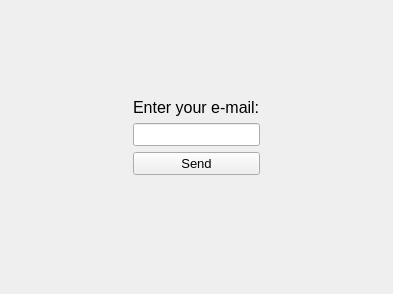
<?xml version="1.0" encoding="UTF-8"?>
<ui version="4.0">
 <class>MainWindow</class>
 <widget class="QMainWindow" name="MainWindow">
  <property name="geometry">
   <rect>
    <x>0</x>
    <y>0</y>
    <width>393</width>
    <height>294</height>
   </rect>
  </property>
  <property name="font">
   <font>
    <family>Microsoft YaHei UI</family>
    <pointsize>10</pointsize>
   </font>
  </property>
  <property name="windowTitle">
   <string>MainWindow</string>
  </property>
  <widget class="QWidget" name="centralwidget">
   <layout class="QGridLayout" name="gridLayout">
    <item row="2" column="2">
     <spacer name="horizontalSpacer_2">
      <property name="orientation">
       <enum>Qt::Horizontal</enum>
      </property>
      <property name="sizeHint" stdset="0">
       <size>
        <width>40</width>
        <height>20</height>
       </size>
      </property>
     </spacer>
    </item>
    <item row="5" column="1">
     <spacer name="verticalSpacer">
      <property name="orientation">
       <enum>Qt::Vertical</enum>
      </property>
      <property name="sizeHint" stdset="0">
       <size>
        <width>20</width>
        <height>40</height>
       </size>
      </property>
     </spacer>
    </item>
    <item row="2" column="1">
     <widget class="QLineEdit" name="Email">
      <property name="font">
       <font>
        <family>Microsoft YaHei UI</family>
        <pointsize>10</pointsize>
       </font>
      </property>
      <property name="text">
       <string/>
      </property>
      <property name="echoMode">
       <enum>QLineEdit::Normal</enum>
      </property>
     </widget>
    </item>
    <item row="3" column="1">
     <widget class="QPushButton" name="Send_Email">
      <property name="font">
       <font>
        <family>Microsoft YaHei UI</family>
        <pointsize>10</pointsize>
       </font>
      </property>
      <property name="text">
       <string>Send</string>
      </property>
     </widget>
    </item>
    <item row="0" column="1">
     <spacer name="verticalSpacer_2">
      <property name="orientation">
       <enum>Qt::Vertical</enum>
      </property>
      <property name="sizeHint" stdset="0">
       <size>
        <width>20</width>
        <height>40</height>
       </size>
      </property>
     </spacer>
    </item>
    <item row="1" column="1">
     <widget class="QLabel" name="label">
      <property name="font">
       <font>
        <family>Microsoft YaHei UI</family>
        <pointsize>12</pointsize>
        <weight>50</weight>
        <bold>false</bold>
       </font>
      </property>
      <property name="layoutDirection">
       <enum>Qt::LeftToRight</enum>
      </property>
      <property name="text">
       <string>Enter your e-mail:</string>
      </property>
     </widget>
    </item>
    <item row="2" column="0">
     <spacer name="horizontalSpacer">
      <property name="orientation">
       <enum>Qt::Horizontal</enum>
      </property>
      <property name="sizeHint" stdset="0">
       <size>
        <width>40</width>
        <height>20</height>
       </size>
      </property>
     </spacer>
    </item>
    <item row="4" column="1">
     <widget class="QLabel" name="Response">
      <property name="font">
       <font>
        <weight>75</weight>
        <bold>true</bold>
       </font>
      </property>
      <property name="text">
       <string/>
      </property>
      <property name="alignment">
       <set>Qt::AlignCenter</set>
      </property>
     </widget>
    </item>
   </layout>
  </widget>
 </widget>
 <resources/>
 <connections/>
</ui>
